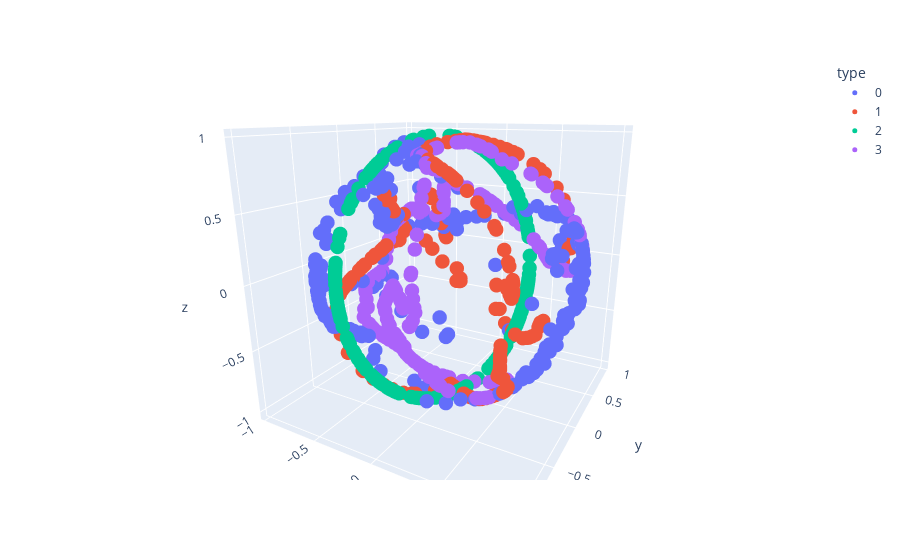

Write notebook code for a chart like this one.
### Code cell
b=1
points = torch.tensor(pred_points[0])
#points = torch.tensordot(points, (model.comps[b-1] + model.comps[b-1].T)/2, dims=1)
#points /= torch.linalg.norm(points, dim=-1, keepdim=True)
new_points = [ptrs.copy() for ptrs in pred_points]
new_points[0] = points.detach()
df = pd.DataFrame(np.concatenate(new_points, axis=0), columns=['x', 'y', 'z'])
df['type'] = sum([[f'{i}']*300 for i in range(modes+1)], [])
fig = px.scatter_3d(df, x='x', y='y', z='z', color='type')
fig.update_traces(marker={'size': 5})
fig.show()

### Figure 1 — Plotly figure (JSON) as saved in the notebook; plotly's stock layout.template omitted (floating-point values rounded to 4 significant figures; data arrays with more than 128 entries replaced by an {"elided": "..."} marker saying what was removed)
{"data": [{"hovertemplate": "type=0<br>x=%{x}<br>y=%{y}<br>z=%{z}<extra></extra>", "legendgroup": "0", "marker": {"color": "#636efa", "size": 5, "symbol": "circle"}, "mode": "markers", "name": "0", "scene": "scene", "showlegend": true, "type": "scatter3d", "x": {"elided": "300 float values"}, "y": {"elided": "300 float values"}, "z": {"elided": "300 float values"}}, {"hovertemplate": "type=1<br>x=%{x}<br>y=%{y}<br>z=%{z}<extra></extra>", "legendgroup": "1", "marker": {"color": "#EF553B", "size": 5, "symbol": "circle"}, "mode": "markers", "name": "1", "scene": "scene", "showlegend": true, "type": "scatter3d", "x": {"elided": "300 float values"}, "y": {"elided": "300 float values"}, "z": {"elided": "300 float values"}}, {"hovertemplate": "type=2<br>x=%{x}<br>y=%{y}<br>z=%{z}<extra></extra>", "legendgroup": "2", "marker": {"color": "#00cc96", "size": 5, "symbol": "circle"}, "mode": "markers", "name": "2", "scene": "scene", "showlegend": true, "type": "scatter3d", "x": {"elided": "300 float values"}, "y": {"elided": "300 float values"}, "z": {"elided": "300 float values"}}, {"hovertemplate": "type=3<br>x=%{x}<br>y=%{y}<br>z=%{z}<extra></extra>", "legendgroup": "3", "marker": {"color": "#ab63fa", "size": 5, "symbol": "circle"}, "mode": "markers", "name": "3", "scene": "scene", "showlegend": true, "type": "scatter3d", "x": {"elided": "300 float values"}, "y": {"elided": "300 float values"}, "z": {"elided": "300 float values"}}], "layout": {"autosize": true, "legend": {"title": {"text": "type"}, "tracegroupgap": 0}, "margin": {"t": 60}, "scene": {"aspectmode": "auto", "aspectratio": {"x": 1.0, "y": 0.9938, "z": 1.006}, "camera": {"center": {"x": 0, "y": 0, "z": 0}, "eye": {"x": 0.8638, "y": -1.54, "z": 0.5584}, "projection": {"type": "perspective"}, "up": {"x": 0, "y": 0, "z": 1}}, "domain": {"x": [0, 1], "y": [0, 1]}, "xaxis": {"title": {"text": "x"}, "type": "linear"}, "yaxis": {"title": {"text": "y"}, "type": "linear"}, "zaxis": {"title": {"text": "z"}, "type": "linear"}}}}
